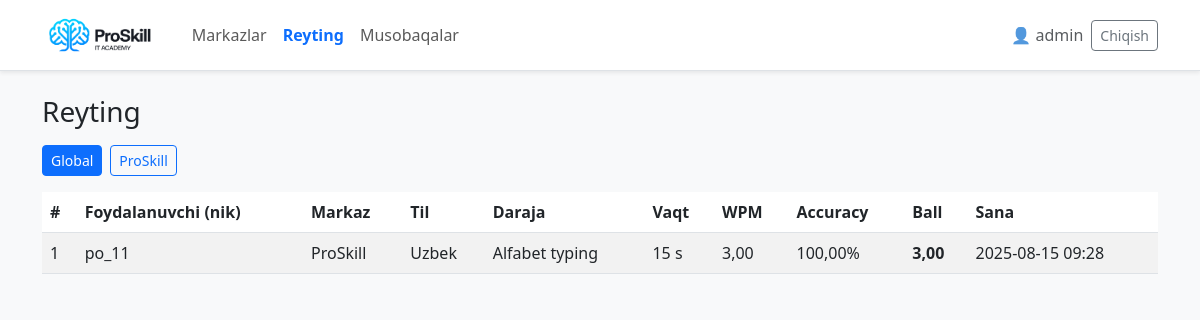
Page /leaderboard/ (signed in) on the committed database.
### typingapp/models.py (models this page shows, shortened)
class Player(models.Model):
    user = models.OneToOneField(User, on_delete=models.CASCADE, related_name="player")
    name = models.CharField(max_length=120, blank=True)
    created_at = models.DateTimeField(auto_now_add=True)
    class Meta:
        ordering = ("-created_at",)

class Center(models.Model):
    name = models.CharField(max_length=150, unique=True)
    created_at = models.DateTimeField(auto_now_add=True)
    class Meta:
        ordering = ("name",)

class PracticeRun(models.Model):
    player   = models.ForeignKey(Player, on_delete=models.CASCADE, related_name="runs")
    center   = models.ForeignKey(Center,   on_delete=models.SET_NULL, null=True, blank=True, related_name="runs")
    language = models.ForeignKey(Language, on_delete=models.SET_NULL, null=True, blank=True)
    level    = models.ForeignKey(Level,    on_delete=models.SET_NULL, null=True, blank=True, related_name="runs")
    duration = models.ForeignKey(Duration, on_delete=models.SET_NULL, null=True, blank=True)
    wpm         = models.DecimalField(max_digits=6, decimal_places=2, default=Decimal("0.00"))
    accuracy    = models.DecimalField(max_digits=5, decimal_places=2, default=Decimal("0.00"))  # 0..100
    final_score = models.DecimalField(max_digits=7, decimal_places=2, default=Decimal("0.00"))
    created_at = models.DateTimeField(auto_now_add=True)
    class Meta:
        ordering = ("-final_score", "-created_at")
        indexes = [
            models.Index(fields=["-final_score", "-created_at"]),
            models.Index(fields=["center", "language", "level", "-final_score", "-created_at"]),
        ]

class Language(models.Model):
    name = models.CharField(max_length=100, unique=True)

class Level(models.Model):
    name = models.CharField(max_length=50, unique=True)

class Duration(models.Model):
    seconds = models.PositiveIntegerField(unique=True)

### typingapp/views.py (the view)
# urls.py: path('leaderboard/', views.leaderboard, name='leaderboard'),
def leaderboard(request):
    center_id = request.GET.get("center")
    qs = PracticeRun.objects.select_related("player__user", "center", "language", "level", "duration")
    if center_id and center_id.isdigit():
        qs = qs.filter(center_id=center_id)
    runs = qs.annotate(username=F("player__user__username")).order_by("-final_score", "-created_at")[:200]
    centers = Center.objects.all().order_by("name")
    return render(
        request,
        "leaderboard.html",
        {"runs": runs, "centers": centers, "current_center": center_id or ""},
    )

### typingapp/templates/leaderboard.html (shortened to what this page needs)
{% extends "base.html" %}
{% block content %}
<h3 class="mb-3">Reyting</h3>
<div class="mb-3 d-flex flex-wrap gap-2">
  <a href="{% url 'typingapp:leaderboard' %}"
     class="btn btn-sm {% if not current_center %}btn-primary{% else %}btn-outline-primary{% endif %}">
    Global
  </a>
  {% for c in centers %}
    <a href="{% url 'typingapp:leaderboard' %}?center={{ c.id }}"
       class="btn btn-sm {% if current_center|stringformat:'s' == c.id|stringformat:'s' %}btn-primary{% else %}btn-outline-primary{% endif %}">
      {{ c.name }}
    </a>
  {% endfor %}
</div>
<div class="table-responsive">
  <table class="table table-striped align-middle">
    <thead>
      <tr>
        <th>#</th>
        <th>Foydalanuvchi (nik)</th>
        <th>Markaz</th>
        <th>Til</th>
        <th>Daraja</th>
        <th>Vaqt</th>
        <th>WPM</th>
        <th>Accuracy</th>
        <th>Ball</th>
        <th>Sana</th>
      </tr>
    </thead>
    <tbody>
      {% for r in runs %}
      <tr>
        <td>{{ forloop.counter }}</td>
        <td>
          {% if r.username %}{{ r.username }}
          {% elif r.player and r.player.user %}{{ r.player.user.username }}
          {% elif r.player and r.player.name %}{{ r.player.name }}
          {% else %}Anon{% endif %}
        </td>
        <td>{{ r.center.name|default:"-" }}</td>
        <td>{{ r.language.name|default:"-" }}</td>
        <td>{{ r.level.name|default:"-" }}</td>
        <td>
          {% if r.duration and r.duration.seconds %}{{ r.duration.seconds }} s{% else %}-{% endif %}
        </td>
        <td>{{ r.wpm|floatformat:2 }}</td>
        <td>{{ r.accuracy|floatformat:2 }}%</td>
        <td><strong>{{ r.final_score|floatformat:2 }}</strong></td>
        <td>{{ r.created_at|date:"Y-m-d H:i" }}</td>
      </tr>
      {% empty %}
      <tr>
        <td colspan="10" class="text-muted">Hozircha natijalar yo‘q.</td>
      </tr>
      {% endfor %}
    </tbody>
  </table>
</div>
{% endblock %}

### typingapp/templates/base.html (shortened to what this page needs)
<!doctype html>
<html lang="uz">
<head>
  {% load static %}
  <link href="https://cdn.jsdelivr.net/npm/bootstrap@5.3.0/dist/css/bootstrap.min.css" rel="stylesheet">
</head>
<body class="bg-light">
<nav class="navbar navbar-expand-lg navbar-light bg-white border-bottom shadow-sm sticky-top">
  <div class="container">
    <a class="navbar-brand" href="{% url 'typingapp:home' %}">
      <span class="brand-stack">
        <img src="{% static 'images/logo.png' %}" alt="Logo">
      </span>
    </a>
    <div id="topnav" class="collapse navbar-collapse">
      {% with vn=request.resolver_match.view_name %}
      <ul class="navbar-nav me-auto">
        <li class="nav-item">
          <a class="nav-link {% if vn == 'typingapp:center_list' or vn == 'typingapp:home' %}active{% endif %}"
             href="{% url 'typingapp:center_list' %}">Markazlar</a>
        </li>
        <li class="nav-item">
          <a class="nav-link {% if vn == 'typingapp:leaderboard' or vn == 'typingapp:leaderboard_center' %}active{% endif %}"
             href="{% url 'typingapp:leaderboard' %}">Reyting</a>
        </li>
        <li class="nav-item">
          <a class="nav-link {% if vn in 'typingapp:contests_list typingapp:contest_detail typingapp:contest_leaderboard' %}active{% endif %}"
             href="{% url 'typingapp:contests_list' %}">Musobaqalar</a>
        </li>
      </ul>
      {% endwith %}
      <div class="d-flex align-items-center gap-2">
        {% if request.user.is_authenticated %}
          <span class="text-muted">
            👤 {% firstof request.user.player.name request.user.get_full_name request.user.username %}
          </span>
          <a class="btn btn-sm btn-outline-secondary" href="{% url 'typingapp:logout' %}">Chiqish</a>
        {% else %}
          <a class="btn btn-sm btn-primary" href="{% url 'typingapp:login' %}">Kirish</a>
          <a class="btn btn-sm btn-outline-primary" href="{% url 'typingapp:register' %}">Ro‘yxatdan o‘tish</a>
        {% endif %}
      </div>
    </div>
  </div>
</nav>
<div class="container py-4">
  {% block content %}{% endblock %}
</div>
</body>
</html>

### typingapp/templates/base.html (style rules this page uses)
:root { --brand-primary:#0d6efd; --brand-dark:#0b2447; }
.navbar-brand img { height:44px }
.brand-stack { display:flex; align-items:center; gap:.6rem }
.navbar .nav-link.active { font-weight:600; color:var(--brand-primary)!important }

### rows in the picture
Center: name "ProSkill"
PracticeRun: username "po_11", center.name "ProSkill", language.name "Uzbek", level.name "Alfabet typing", duration.seconds "15", wpm "3,00", accuracy "100,00", final_score "3,00", created_at "2025-08-15 09:28"
